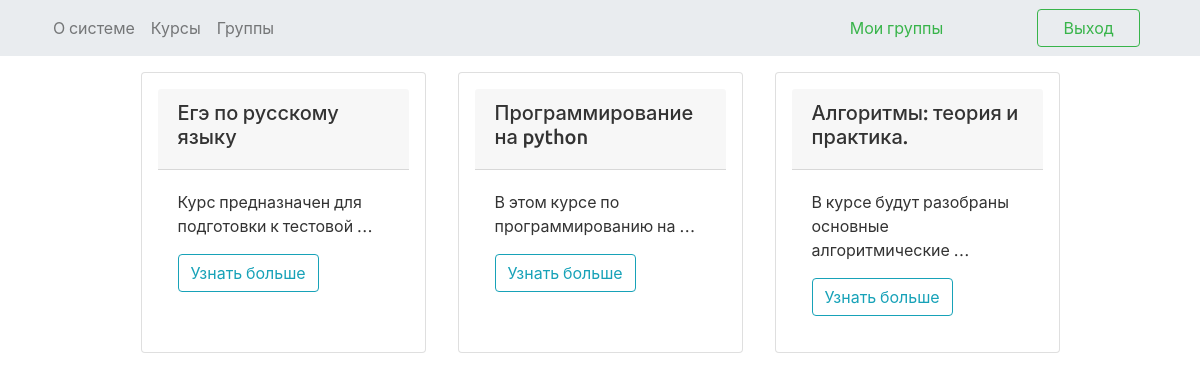
The page /courses/ (signed in) on the database its author committed.
### learn_app/models.py (models this page shows, shortened)
class Course(models.Model):
    name = models.CharField(max_length=50,verbose_name='Название курса')
    description = models.CharField(max_length=400, verbose_name='Описание курса')
    def get_absolute_url(self):
        return reverse('course_detail_url', kwargs={'name': self.name})

### learn_app/views.py (the view)
# urls.py: path('courses/', view.courses_list, name='courses'),
def courses_list(request):
    courses = Course.objects.all()
    return render(request, 'courses_list.html', context={'courses': courses})

### templates/courses_list.html
{% extends 'base.html' %}
{% block content %}
    {% load static %}
    <link rel="stylesheet" type="text/css" href="{% static 'index.css' %}">
        <div class="row d-flex justify-content-center">
            {% if courses %}
                {% for course in courses %}
                    <div class="card col-lg-3 p-3 m-3">
                        <div class="card-header">
                            <h5>{{ course.name | capfirst }}</h5>
                        </div>
                        <div class="card-body">
                            <p class="card-text"> {{ course.description | truncatewords:6 }} </p>
                            <a href="{{ course.get_absolute_url }}" class="btn btn-outline-info"> Узнать больше </a>
                        </div>
                    </div>
                {% endfor %}
            {% else %}
            <h1 class="mt-5">Курсы пока не были добавлены :(</h1>
            {% endif %}
    </div>
{% endblock %}

### easy_learn/static/index.css (style rules this page uses)
* { padding: 0px; margin: 0px; }

### rows shown on the page
Course: name "Егэ по русскому языку", description "Курс предназначен для подготовки к тестовой …"
Course: name "Программирование на python", description "В этом курсе по программированию на …"
Course: name "Алгоритмы: теория и практика.", description "В курсе будут разобраны основные алгоритмические …"
